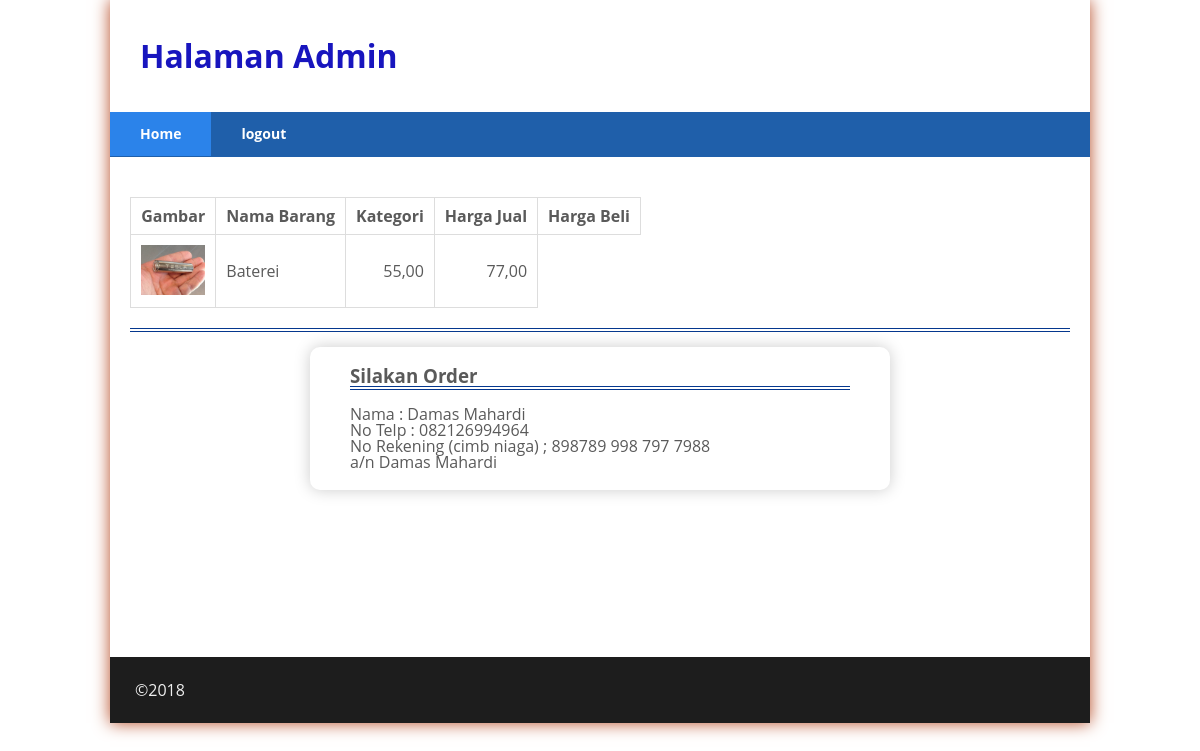
Screenshot of /admin/view.php?id=3 with the database file from the repository.
### tables this page shows
CREATE TABLE `barang` (
  `id_barang` int(10) NOT NULL,
  `nama_barang` varchar(30) DEFAULT NULL,
  `gambar` varchar(100) DEFAULT NULL,
  `harga_beli` decimal(10,0) DEFAULT NULL,
  `harga_jual` decimal(10,0) DEFAULT NULL,
  `stok` int(4) DEFAULT NULL,
  `id_kategori` int(11) NOT NULL
);

### admin/view.php (the view, shortened to what this page needs)
<?php
include('koneksi.php');
$id =$_GET['id'];
$sql = "SELECT * FROM barang WHERE id_barang = '{$id}'";
$result = mysqli_query($conn, $sql);
$data = mysqli_fetch_array($result);
include('header.php');
 ?>
 <div class="content_b">
 	<div class="main">
 		<table>
       <tr>
         <th>Gambar</th>
         <th>Nama Barang</th>
         <th>Kategori</th>
         <th>Harga Jual</th>
         <th>Harga Beli</th>
       </tr>
       <tr>
       	<td><?php echo "<img src=\"{$data['gambar']}\" />"; ?></td>
          <td><?php echo $data['nama_barang']; ?></td>
           <td class="right"><?php echo number_format($data['harga_jual'],2,',','.'); ?></td>
           <td class="right"><?php echo number_format($data['harga_beli'],2,',','.'); ?></td>
       </tr>
		</table>
		<hr/>
		<div class="daftar">
			<h3>Silakan Order</h3>
			<hr> <br/>
			<p>
				Nama   : Damas Mahardi <br>
				No Telp : 082126994964 <br>
				No Rekening (cimb niaga) ; 898789 998 797 7988 <br>
				a/n Damas Mahardi <br>
			</p>
		</div>
 	</div>
 </div>
 <?php include_once('footer.php') ?>

### admin/style.css (style rules this page uses)
* { margin: 0; padding: 0; }
body { line-height:1; font-size:100%; font-family:'Open Sans', sans-serif; color:#5a5a5a; }
.content_b { float:right; width:980px; height: 500px; overflow:scroll; background-color: #ffffff; }
.main { padding: 20px; }
table { border-collapse:collapse; border-spacing:0; margin:20px 0; }
table th, table td { padding: 10px; border:1px solid #ddd; }
td.right { text-align: right; }
td img { max-width:75px; max-height:50px; }
.daftar { width:500px; border-radius:10px; padding:20px 40px; margin:15px auto; box-shadow:0 0 1em #CCCCCC; }
hr { border: 0; border-top: 4px double #05378e; text-align: center; }
hr:after { display: inline-block; position: relative; top: -15px; padding: 0 10px; background: #fff; color: #05378e; font-size: 18px; }

### rows the page displays
barang: gambar (picture), nama_barang "Baterei", harga_jual "55,00", harga_beli "77,00"
